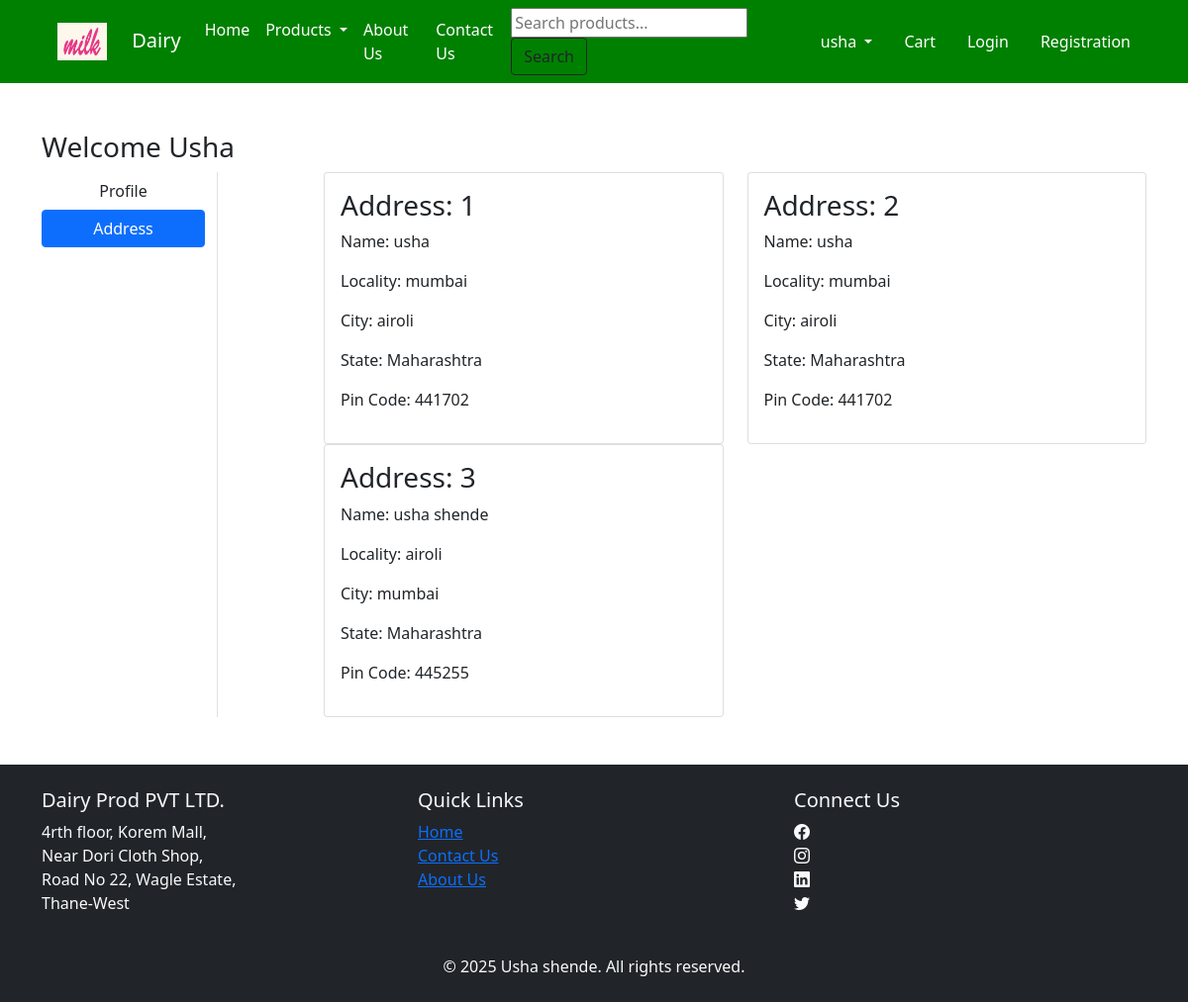
The page /address/ (signed in) on the database its author committed.
### app/models.py (models this page shows, shortened)
class Customer(models.Model):
 user = models.ForeignKey(User, on_delete=models.CASCADE)
 name = models.CharField(max_length=200)
 locality = models.CharField(max_length=200)
 city = models.CharField(max_length=50)
 zipcode = models.IntegerField()
 state = models.CharField(choices=STATE_CHOICES, max_length=50)

### app/views.py (the view)
# urls.py: path('address/', views.address, name='address'),
def address(request):
   add = Customer.objects.filter(user=request.user)
   return render(request, 'app/address.html' ,locals())

### app/templates/app/address.html (shortened to what this page needs)
{% extends 'app/base.html' %}
{% load static %}
{% block main-content %}
<div class="container my-5">
 <div class="row">
 <h3>Welcome <span class="text-capitalize">{{request.user}}</span></h3>
  <div class="col-sm-2 border-end">
   <ul class="list-unstyled">
    <li class="d-grid"><a href="{% url 'profile' %}" class="btn">Profile</a></li>
    <li class="d-grid"><a href="{% url 'address' %}" class="btn btn-primary">Address</a></li>
   </ul>
  </div>
  <div class="col-sm-9 offset-sm-1">
   <div class="row">
    {% for ad in add %}
     <div class="col-sm-6">
     <div class="card">
      <div class="card-body">
       <h3>Address: {{ forloop.counter }}</h3>
       <p>Name: {{ad.name}}</p>
       <p>Locality: {{ad.locality}}</p>
       <p>City: {{ad.city}}</p>
       <p>State: {{ad.state}}</p>
       <p>Pin Code: {{ad.zipcode}}</p>
      </div>
     </div>
    </div>
    {% endfor %}
   </div>
  </div>
 </div>
</div>
{% endblock main-content %}

### rows shown on the page
Customer: name "usha", locality "mumbai", city "airoli", state "Maharashtra", zipcode "441702"
Customer: name "usha", locality "mumbai", city "airoli", state "Maharashtra", zipcode "441702"
Customer: name "usha shende", locality "airoli", city "mumbai", state "Maharashtra", zipcode "445255"

### other values the page prints
{{ request.user }} "Usha"
